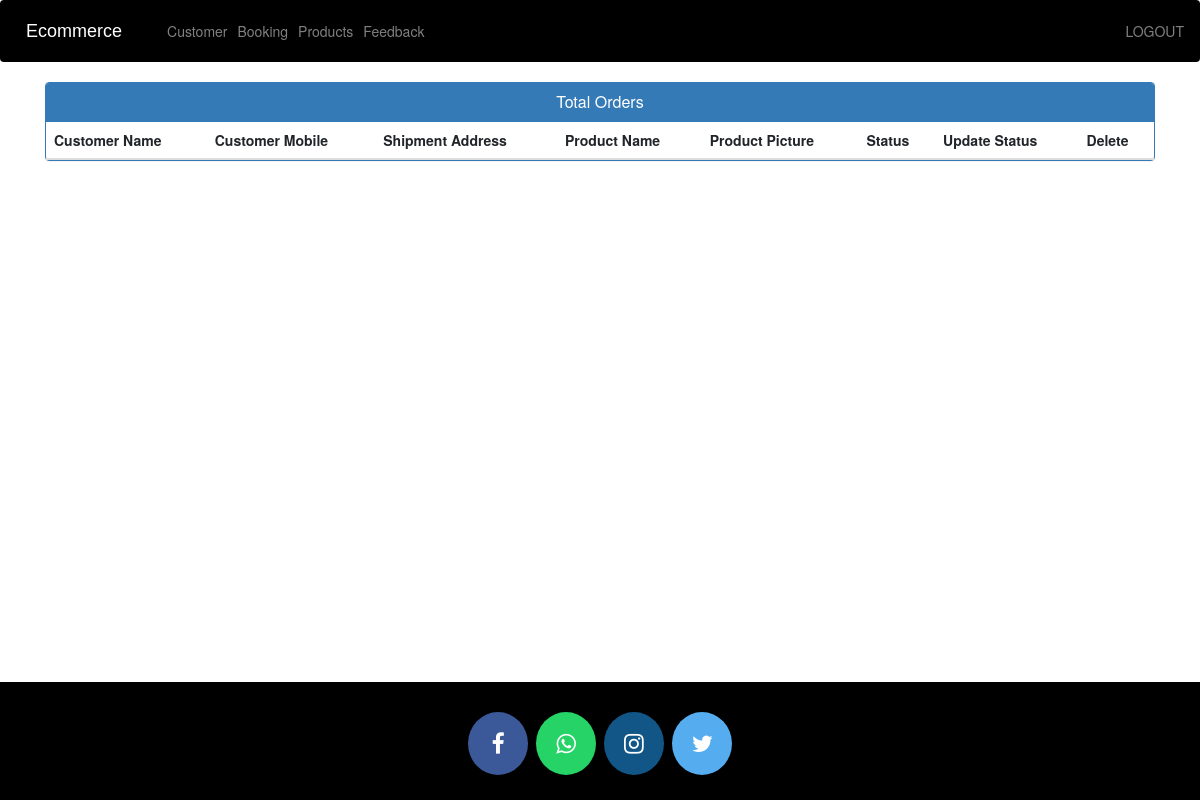
The app's page /admin-view-booking (signed in), older data.
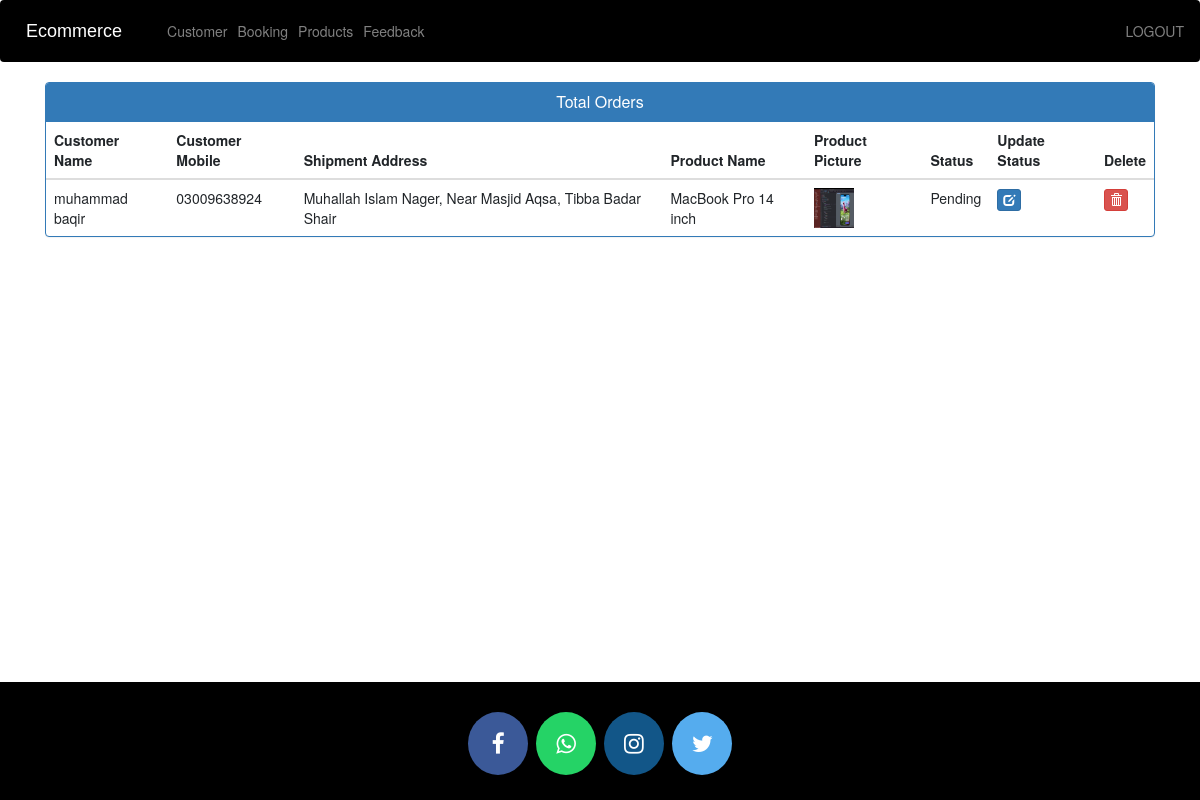
The same page, newer data.
### ecom/models.py (models this page shows, shortened)
class Customer(models.Model):
    user = models.OneToOneField(User, on_delete=models.CASCADE)
    profile_pic = models.ImageField(upload_to='profile_pic/CustomerProfilePic/', null=True, blank=True)
    address = models.CharField(max_length=40)
    mobile = models.CharField(max_length=20, null=False)
    @property
    def get_name(self):
        return self.user.first_name + " " + self.user.last_name

class Orders(models.Model):
    STATUS = (
        ('Pending', 'Pending'),
        ('Order Confirmed', 'Order Confirmed'),
        ('On The Way', 'On The Way'),
        ('Delivered', 'Delivered'),
    )
    customer = models.ForeignKey('Customer', on_delete=models.CASCADE, null=True)
    product = models.ForeignKey('Product', on_delete=models.CASCADE, null=True)
    email = models.CharField(max_length=50, null=True)
    address = models.CharField(max_length=500, null=True)
    mobile = models.CharField(max_length=20, null=True)
    order_date = models.DateField(auto_now_add=True, null=True)
    status = models.CharField(max_length=50, null=True, choices=STATUS)

class Product(models.Model):
    name = models.CharField(max_length=40)
    category = models.ForeignKey(Category, on_delete=models.CASCADE, null=True, blank=True)
    brand = models.ForeignKey(Brand, on_delete=models.CASCADE, null=True, blank=True)
    product_image = models.ImageField(upload_to='product_image/', null=True, blank=True)
    price = models.PositiveIntegerField()
    description = models.CharField(max_length=40)

### ecom/views.py (the view)
# urls.py: path('admin-view-booking', views.admin_view_booking_view, name='admin-view-booking'),
@login_required(login_url='admin_login')
def admin_view_booking_view(request):
    orders = Orders.objects.all()
    ordered_products = []
    ordered_bys = []
    for order in orders:
        ordered_product = Product.objects.all().filter(id=order.product.id)
        ordered_by = Customer.objects.all().filter(id=order.customer.id)
        ordered_products.append(ordered_product)
        ordered_bys.append(ordered_by)
    return render(request, 'ecom/admin_view_booking.html', {'data': zip(ordered_products, ordered_bys, orders)})

### templates/ecom/admin_view_booking.html (shortened to what this page needs)
{% extends 'ecom/admin_base.html' %}
{% load static %}
{% block content %}
<head>
  <link href="//netdna.bootstrapcdn.com/bootstrap/3.0.0/css/bootstrap.min.css" rel="stylesheet" id="bootstrap-css">
</head>
<div class="container total-orders">
  <div class="panel panel-primary">
    <div class="panel-heading">
      <h6 class="panel-title">Total Orders</h6>
    </div>
    <table class="table table-hover" id="dev-table">
      <thead>
        <tr>
          <th>Customer Name</th>
          <th>Customer Mobile</th>
          <th>Shipment Address</th>
          <th>Product Name</th>
          <th>Product Picture</th>
          <th>Status</th>
          <th>Update Status</th>
          <th>Delete</th>
        </tr>
      </thead>
      {% for product,customer,order in data %}
      <tr>
        {% for c in customer %}
        <td> {{c.get_name}}</td>
        <td>{{c.mobile}}</td>
        <td>{{order.address}}</td>
        {% endfor %}
        {% for p in product %}
        <td> {{p.name}}</td>
        <td> <img src="{% static p.product_image.url %}" alt="Profile Pic" height="40px" width="40px" /></td>
        <td>{{order.status}}</td>
        <td><a class="btn btn-primary btn-xs" href="{% url 'update-order' order.id  %}"><span class="glyphicon glyphicon-edit"></span></a></td>
        <td><a class="btn btn-danger btn-xs" href="{% url 'delete-order' order.id  %}"><span class="glyphicon glyphicon-trash"></span></a></td>
        {% endfor %}
      </tr>
      {% endfor %}
    </table>
  </div>
</div>
{% endblock content %}

Row changes from the older to the newer data that the page shows:
added Orders: address "Muhallah Islam Nager, Near Masjid Aqsa, Tibba Badar Shair", status "Pending"
added Customer: get_name "muhammad baqir", mobile "03009638924"
now on this page (row unchanged): Product: name "MacBook Pro 14 inch", product_image (picture)
